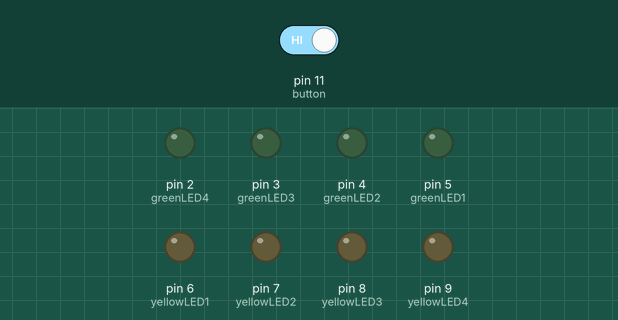
Recording of a sketch running on a simulated Arduino Uno, built with avr-gcc and run on an emulated ATmega328P. On the bench: output pins drawn as LEDs (lit = HIGH). Inputs (shaded band) come from the test bench; at power-on: pin 11 (button) HIGH.

Above: at 8.8 s.
8.9 s: pin 11 (button) driven LOW
At 12.4 s:
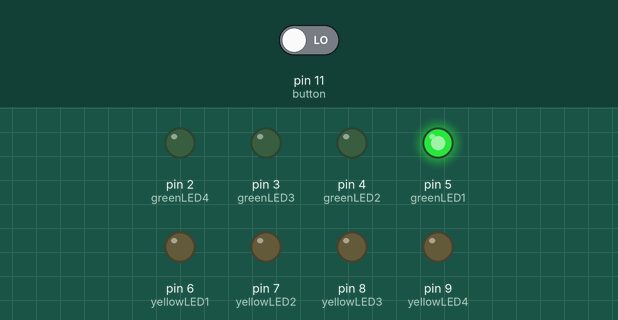
At 16.6 s:
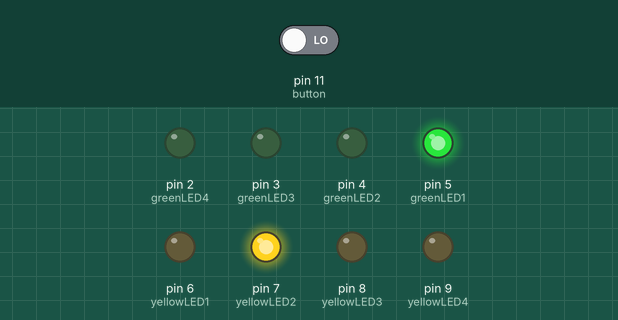
44.5 s: pin 11 (button) driven HIGH
At 49.4 s:
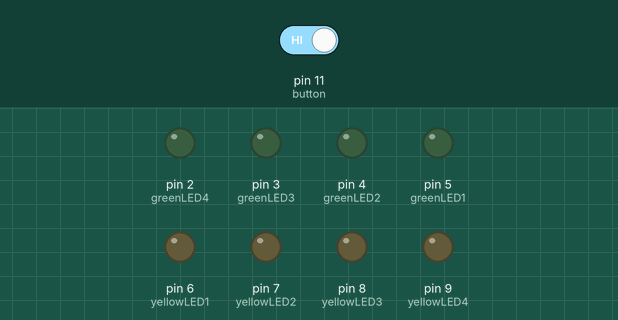
Timing chart, 0 to 50.9 s (numbered marks = the images above; inputs shaded):
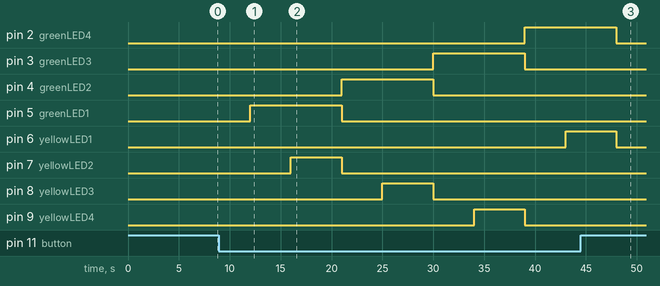

The sketch:

code.ino
```cpp
const int button =11;

int val;

const int greenLED1 = 5;
const int greenLED2 = 4;
const int greenLED3 = 3;
const int greenLED4 = 2;

const int yellowLED1 = 6;
const int yellowLED2 = 7;
const int yellowLED3 = 8;
const int yellowLED4 = 9;


void setup() {
  pinMode(greenLED1, OUTPUT);
  pinMode(yellowLED1, OUTPUT);

  pinMode(greenLED2, OUTPUT);
  pinMode(yellowLED2, OUTPUT);

  pinMode(greenLED3, OUTPUT);
  pinMode(yellowLED3, OUTPUT);

  pinMode(greenLED4, OUTPUT);
  pinMode(yellowLED4, OUTPUT);


  pinMode(button, INPUT_PULLUP);

}

void loop()
{
  val= digitalRead(button);
  if (val==0 )
  {

    line1();
    delay(5000);
    line2();
    delay(5000);
    line3();
    delay(5000);
    line4();
    delay(5000);
  }
  else {
   offlight();
  }
}

    void line1(){
    digitalWrite(yellowLED1, LOW);
    digitalWrite(greenLED1, HIGH);

    digitalWrite(yellowLED3, LOW);
    digitalWrite(greenLED3, LOW);

    digitalWrite(yellowLED4, LOW);
    digitalWrite(greenLED4, LOW);

    digitalWrite(greenLED2, LOW);
    delay(4000);
    digitalWrite(yellowLED2, HIGH);

    }

    void line2(){
    digitalWrite(yellowLED1, LOW);
    digitalWrite(greenLED1, LOW);

    digitalWrite(yellowLED2, LOW);
    digitalWrite(greenLED2, HIGH);

    digitalWrite(yellowLED4, LOW);
    digitalWrite(greenLED4, LOW);

    digitalWrite(greenLED3, LOW);
      delay(4000);
    digitalWrite(yellowLED3, HIGH);


    }

    void line3(){
    digitalWrite(yellowLED1, LOW);
    digitalWrite(greenLED1, LOW);

    digitalWrite(yellowLED2, LOW);
    digitalWrite(greenLED2, LOW);

    digitalWrite(yellowLED3, LOW);
    digitalWrite(greenLED3, HIGH);

    digitalWrite(greenLED4, LOW);
    delay(4000);
    digitalWrite(yellowLED4,HIGH);
    }

  void line4(){

    digitalWrite(greenLED1, LOW);

    digitalWrite(yellowLED2, LOW);
    digitalWrite(greenLED2, LOW);

    digitalWrite(yellowLED3, LOW);
    digitalWrite(greenLED3, LOW);

    digitalWrite(greenLED4, HIGH);
    digitalWrite(yellowLED4, LOW);

    delay(4000);
    digitalWrite(yellowLED1, HIGH);
    }
void offlight(){
    digitalWrite(yellowLED1, LOW);
    digitalWrite(greenLED1, LOW);

    digitalWrite(yellowLED3, LOW);
    digitalWrite(greenLED3, LOW);

    digitalWrite(yellowLED4, LOW);
    digitalWrite(greenLED4, LOW);

    digitalWrite(greenLED2, LOW);
    delay(4000);
    digitalWrite(yellowLED2, LOW);
  }
```

Measured:
- after the input at 8.9 s, pin 2 (greenLED4): LOW → HIGH after 30.1 s; pin 3 (greenLED3): LOW → HIGH after 21.1 s, → LOW 9.0 s later; pin 4 (greenLED2): LOW → HIGH after 12.1 s, → LOW 9.0 s later; pin 5 (greenLED1): LOW → HIGH after 3.1 s, → LOW 9.0 s later; pin 6 (yellowLED1): LOW → HIGH after 34.1 s
- after the input at 44.5 s, pin 5 (greenLED1): stays LOW (without the input it goes to HIGH after 3.5 s); pin 7 (yellowLED2): stays LOW (without the input it goes to HIGH after 7.5 s)
